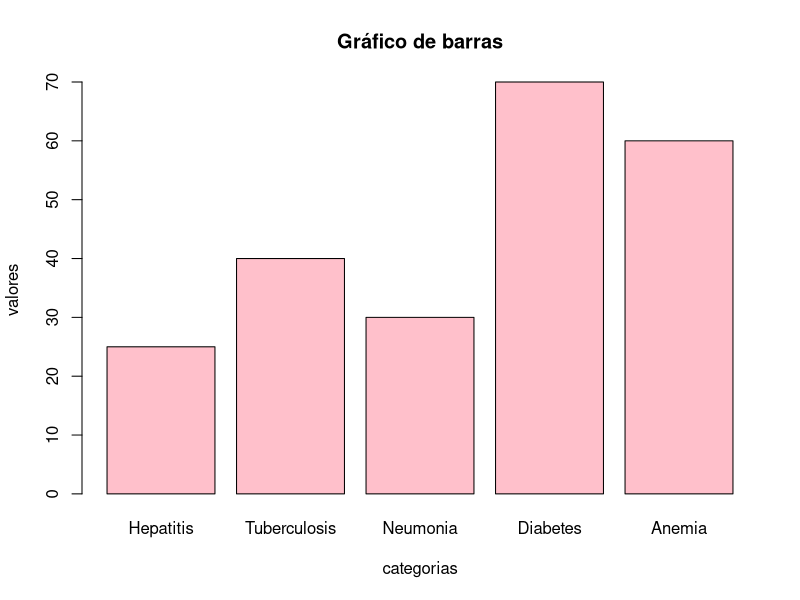

This chart was generated by the following R code:
## ---- chunk 1
#GRÁFICO DE BARRAS EN R
#CREAR DATOS
categorias<-c("Hepatitis","Tuberculosis","Neumonia","Diabetes","Anemia")
valores<-c(25,40,30,70,60)
## ---- chunk 2
#Generar gráfico de barras
barplot(valores,names.arg=categorias,
        col="pink",main="Gráfico de barras",
        xlab="categorias",
        ylab="valores",border="black")
